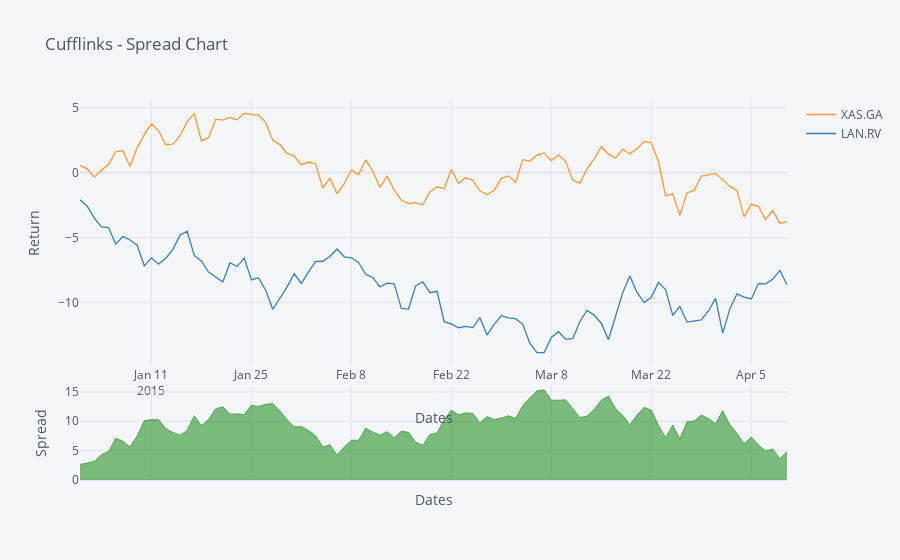

The cell this chart's notebook holds for it:
### Markdown cell above
## Spread Chart

### Code cell
cf.datagen.lines(2).iplot(kind='spread',xTitle='Dates',yTitle='Return',title='Cufflinks - Spread Chart')
